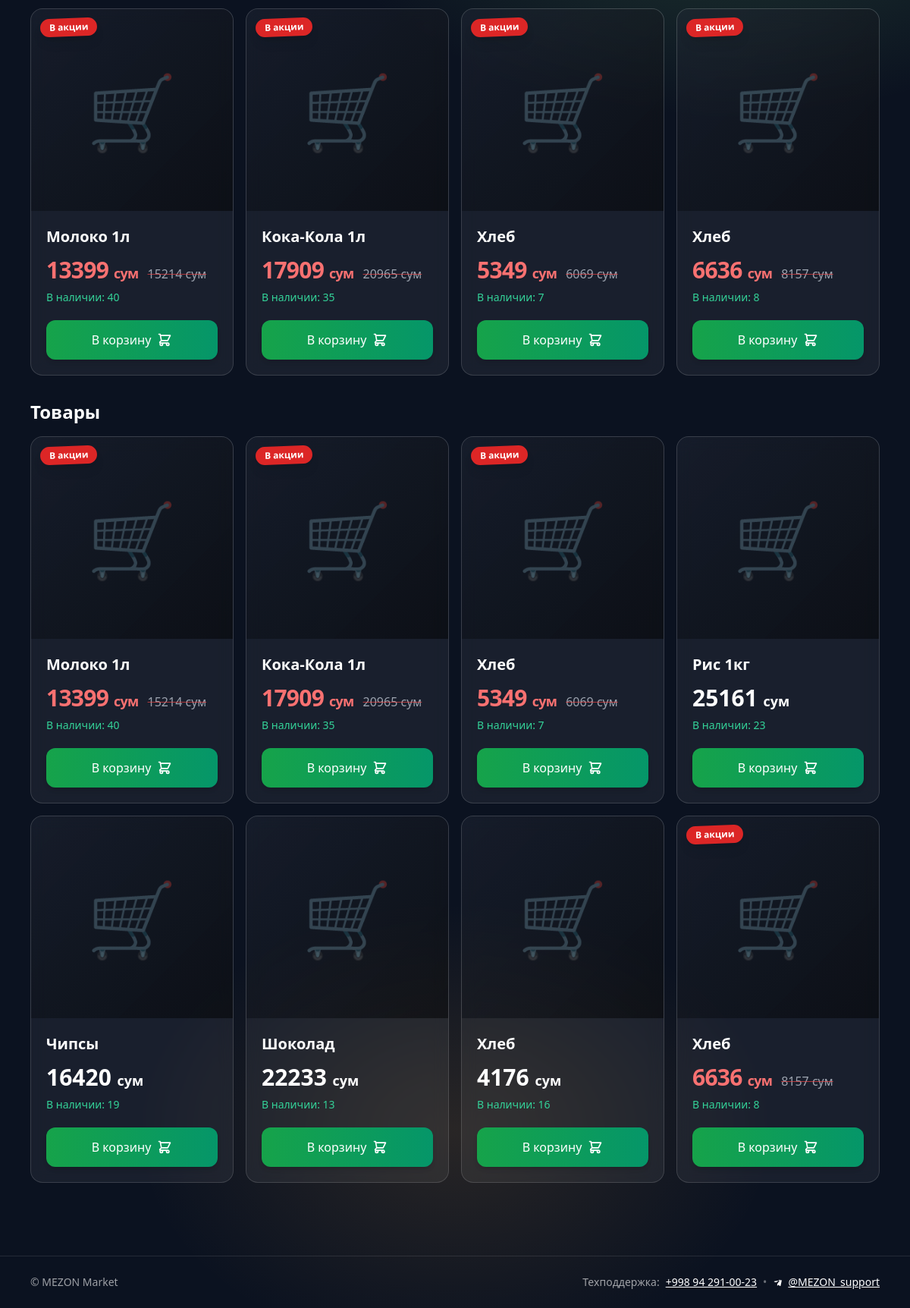
/category/6/ (lower part), run on an earlier commit of the app's database.
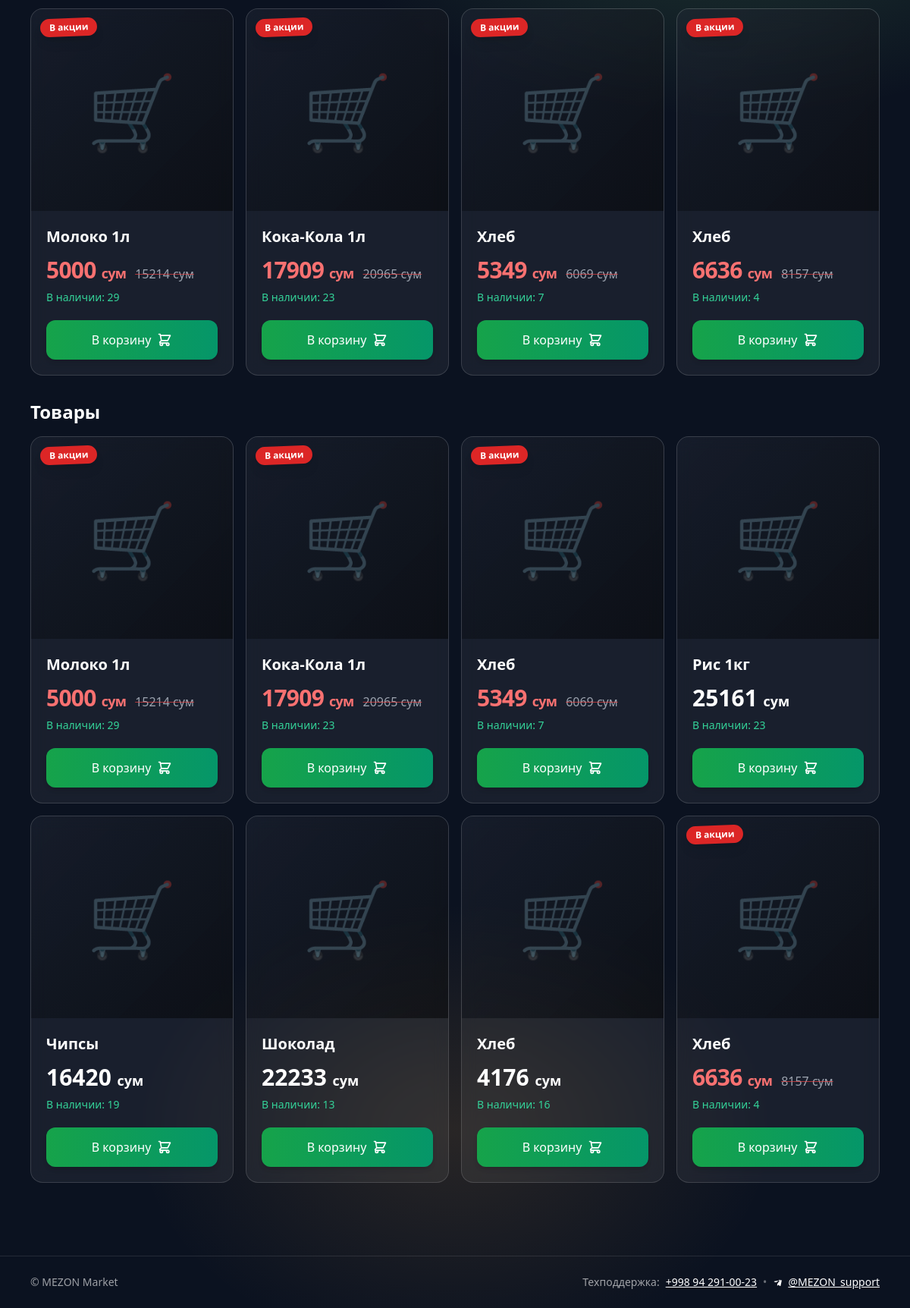
And on a later commit of the database.
### shop/models.py (models this page shows, shortened)
class Product(models.Model):
    category = models.ForeignKey(
        Category,
        related_name="products",
        on_delete=models.CASCADE
    )
    name_ru = models.CharField(max_length=255)
    name_uz = models.CharField(max_length=255, blank=True)
    name_uz_latn = models.CharField(max_length=255, blank=True)
    description_ru = models.TextField(blank=True)
    description_uz = models.TextField(blank=True)
    description_uz_latn = models.TextField(blank=True)
    price = models.DecimalField(max_digits=10, decimal_places=2)
    old_price = models.DecimalField(
        max_digits=10,
        decimal_places=2,
        null=True,
        blank=True
    )
    stock = models.PositiveIntegerField(default=0)
    image = models.ImageField(upload_to="products/", blank=True, null=True)
    @property
    def name(self):
        lang = get_language()
        if lang == "uz":
            return self.name_uz or self.name_ru
        if lang == "uz-latn":
            return self.name_uz_latn or self.name_ru
        return self.name_ru

### shop/views.py (the view)
# urls.py: path("category/<int:category_id>/", views.category, name="category"),
def category(request, category_id):
    category_obj = get_object_or_404(Category, id=category_id)
    qs = category_obj.products.all()
    promo_products = qs.filter(
        old_price__isnull=False,
        old_price__gt=F("price"),
    ).order_by("-id")
    products = qs.order_by("-id")
    return render(
        request,
        "shop/category.html",
        {
            "category": category_obj,
            "promo_products": promo_products,  # ✅ добавили
            "products": products,
        },
    )

### orders/context_processors.py (called while the page is built)
def cart_count(request):
    cart = request.session.get("cart", {})
    try:
        count = sum(int(v) for v in cart.values())
    except Exception:
        count = 0
    return {"cart_count": count}

### shop/models.py (called while the page is built)
def _lang_key() -> str:
    lang = (get_language() or "ru").lower()
    if lang.startswith("uz") and ("latn" in lang or "uz_latn" in lang or "uz-latn" in lang):
        return "uz_latn"
    if lang.startswith("uz"):
        return "uz"
    return "ru"

    @property
    def name(self) -> str:
        key = _lang_key()
        val = getattr(self, f"name_{key}", "") or ""
        return val or self.name_ru

### templates/shop/category.html (shortened to what this page needs)
{% extends "base.html" %}
{% load i18n %}
{% block content %}
{% if promo_products %}
  <div class="grid grid-cols-2 sm:grid-cols-2 md:grid-cols-3 lg:grid-cols-4 gap-4 mb-8">
    {% for product in promo_products %}
      {% include "shop/partials/product_card.html" with is_promo=True %}
    {% endfor %}
  </div>
{% endif %}
<h2 class="text-xl md:text-2xl font-extrabold mb-4">{% trans "Товары" %}</h2>
<div class="grid grid-cols-2 sm:grid-cols-2 md:grid-cols-3 lg:grid-cols-4 gap-4">
  {% for product in products %}
    {% include "shop/partials/product_card.html" %}
  {% empty %}
    <div class="glass p-6 rounded-3xl text-white/70 col-span-2 md:col-span-3 lg:col-span-4 text-center">
      {% trans "В этой категории пока нет товаров." %}
    </div>
  {% endfor %}
</div>
{% endblock %}

### templates/shop/partials/product_card.html
{% load i18n %}
<div class="glass rounded-2xl overflow-hidden flex flex-col h-full relative group">
  {% if is_promo or product.is_on_sale or product.old_price %}
    <div class="absolute top-3 left-3 z-20 bg-red-600 text-white text-xs font-bold px-3 py-1 rounded-full shadow-lg transform -rotate-2">
      {% trans "В акции" %}
    </div>
  {% endif %}
  <div class="relative pt-[100%] bg-gradient-to-br from-gray-900/40 to-black/50 overflow-hidden">
    {% if product.image %}
      <img src="{{ product.image.url }}" alt="{{ product.name|escape }}"
           class="absolute inset-0 w-full h-full object-cover transition-transform duration-500 group-hover:scale-110"
           loading="lazy">
    {% else %}
      <div class="absolute inset-0 flex items-center justify-center text-white/30 text-6xl sm:text-8xl">🛒</div>
    {% endif %}
  </div>
  <div class="p-4 sm:p-5 flex flex-col flex-grow">
    <h3 class="font-semibold text-base sm:text-lg md:text-xl line-clamp-2 mb-3 leading-tight">
      {{ product.name }}
    </h3>
    <div class="mt-auto space-y-2">
      {% if product.old_price and product.old_price > product.price %}
        <div class="flex items-baseline gap-3 flex-wrap">
          <span class="text-2xl sm:text-2.5xl md:text-3xl font-extrabold text-red-400 tracking-tight">
            {{ product.price|floatformat:0 }} <small class="text-lg">сум</small>
          </span>
          <span class="text-sm sm:text-base text-gray-400 line-through decoration-red-500/70">
            {{ product.old_price|floatformat:0 }} сум
          </span>
        </div>
      {% else %}
        <div class="text-2xl sm:text-2.5xl md:text-3xl font-extrabold">
          {{ product.price|floatformat:0 }} <small class="text-lg">сум</small>
        </div>
      {% endif %}
      <div class="text-xs sm:text-sm font-medium {% if product.stock > 0 %}text-emerald-400{% else %}text-red-500{% endif %}">
        {% if product.stock > 0 %}
          {% trans "В наличии" %}: {{ product.stock }}
        {% else %}
          {% trans "Нет в наличии" %}
        {% endif %}
      </div>
    </div>
    {% if product.stock > 0 %}
      <button type="button"
              class="mt-4 sm:mt-5 w-full py-3.5 px-5 rounded-xl font-medium text-white
                     bg-gradient-to-r from-green-600 to-emerald-600
                     hover:from-green-500 hover:to-emerald-500
                     active:from-green-700 active:to-emerald-700
                     transition-all duration-200 shadow-md hover:shadow-lg hover:shadow-green-800/30
                     active:scale-[0.98] flex items-center justify-center gap-2 disabled:opacity-60 disabled:cursor-not-allowed"
              data-product-id="{{ product.id }}"
              data-product-name="{{ product.name|escapejs }}"
              data-add-to-cart>
        <span>{% trans "В корзину" %}</span>
        <svg class="w-5 h-5" fill="none" stroke="currentColor" viewBox="0 0 24 24">
          <path stroke-linecap="round" stroke-linejoin="round" stroke-width="2" d="M3 3h2l.4 2M7 13h10l4-8H5.4M7 13L5.4 5M7 13l-2.293 2.293c-.63.63-.184 1.707.707 1.707H17m0 0a2 2 0 100 4 2 2 0 000-4zm-8 2a2 2 0 11-4 0 2 2 0 014 0z"/>
        </svg>
      </button>
    {% else %}
      <button disabled class="mt-4 sm:mt-5 w-full py-3.5 px-5 rounded-xl font-medium text-white/60 bg-gray-700/60 cursor-not-allowed">
        {% trans "Нет в наличии" %}
      </button>
    {% endif %}
  </div>
</div>

What changed in the data, as far as the page shows it:
changed Product "Молоко 1л": price "13399" → "5000"; stock "40" → "29"
changed Product "Кока-Кола 1л": stock "35" → "23"
changed Product (number 4 of 8 on the later page): stock "8" → "4"
